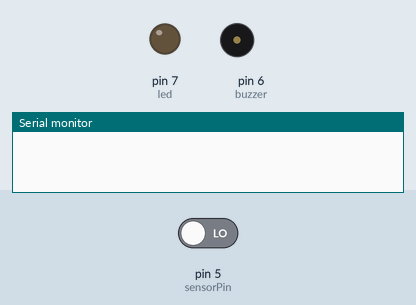
Simulated run of this sketch. Board: Arduino Uno, built with avr-gcc and run on an emulated ATmega328P. Shown: output pins drawn as LEDs (lit = HIGH), buzzer (waves = sounding, pin HIGH), the last lines printed to the serial monitor. Inputs (shaded band) come from the test bench; at power-on: pin 5 (sensorPin) LOW.

Above: at 1.2 s.
1.3 s: pin 5 (sensorPin) driven HIGH
At 2.5 s:
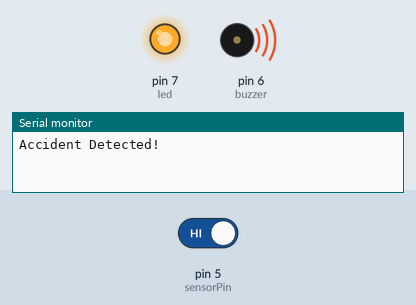
2.8 s: pin 5 (sensorPin) driven LOW
At 4.8 s:
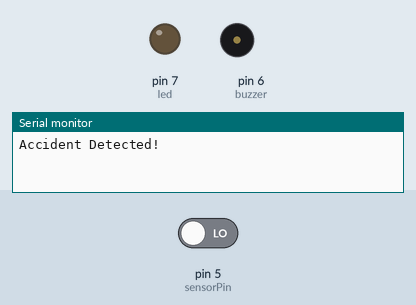
Timing chart, 0 to 6.3 s (numbered marks = the images above; inputs shaded):
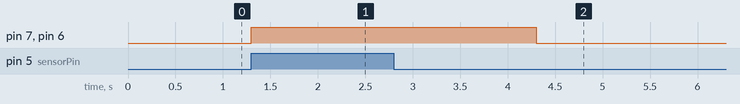

The sketch:

accident_detection.ino
```cpp
// Accident Detection System Simulation

int sensorPin = 5;
int buzzer = 6;
int led = 7;

void setup() {
  pinMode(sensorPin, INPUT);
  pinMode(buzzer, OUTPUT);
  pinMode(led, OUTPUT);
  Serial.begin(9600);
}

void loop() {

  int sensorValue = digitalRead(sensorPin);

  if(sensorValue == HIGH) {
    Serial.println("Accident Detected!");

    digitalWrite(buzzer, HIGH);
    digitalWrite(led, HIGH);

    delay(3000);

    digitalWrite(buzzer, LOW);
    digitalWrite(led, LOW);
  }

  delay(100);
}
```

Measured:
- after the input at 1.3 s, pin 7 (led), pin 6 (buzzer): LOW → HIGH at once
- after the input at 2.8 s, pin 7 (led), pin 6 (buzzer): goes on until 4.3 s, then stays LOW
